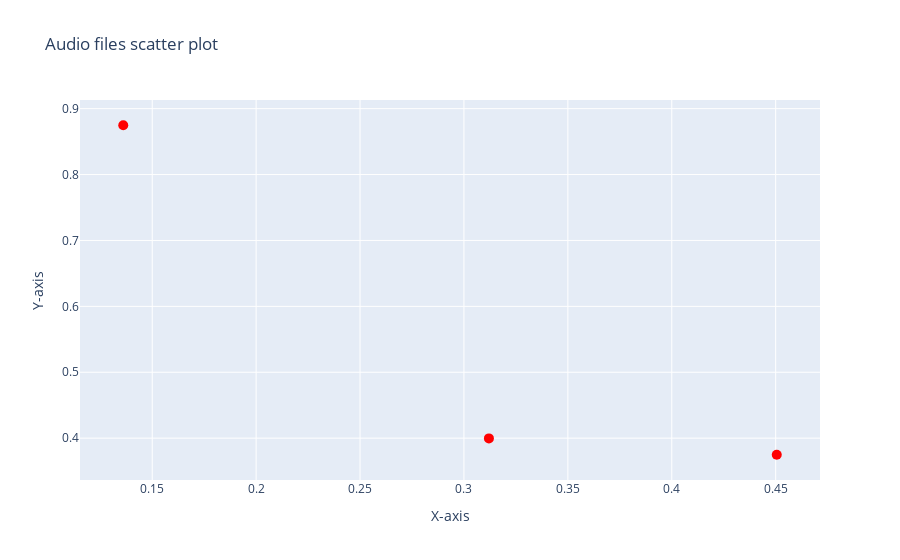

The code cell stored with this chart in its notebook:
### Code cell
import plotly.graph_objs as go
from plotly.subplots import make_subplots
from IPython.display import Audio
import numpy as np

# Define audio file names
audio_files = ['./test/audio1.wav', './test/audio2.wav', './test/audio3.wav']

# Define x and y coordinates for the scatter plot
x = np.random.rand(len(audio_files))
y = np.random.rand(len(audio_files))

# Define trace for the scatter plot
trace = go.Scatter(
    x=x,
    y=y,
    mode='markers',
    marker=dict(
        size=10,
        color='rgb(255, 0, 0)',
        symbol='circle'
    ),
    text=audio_files
)

# Define layout for the scatter plot
layout = go.Layout(
    title='Audio files scatter plot',
    xaxis=dict(title='X-axis'),
    yaxis=dict(title='Y-axis'),
    hovermode='closest'
)

# Create figure with scatter plot trace and layout
fig = go.Figure(data=[trace], layout=layout)

# Define callback function for clicking on a point
def click_callback(trace, points, state):
    print("HELLO")
    # Get the index of the clicked point
    idx = points.point_inds[0]
    # Load and display the corresponding audio file
    display(Audio(filename=audio_files[idx], autoplay=True))

# Add callback function to scatter plot
fig.data[0].on_click(click_callback)

# Display the scatter plot
fig.show()

### Figure 1 — Plotly figure (JSON) as saved in the notebook; plotly's stock layout.template omitted (floating-point values rounded to 4 significant figures)
{"data": [{"marker": {"color": "rgb(255, 0, 0)", "size": 10, "symbol": "circle"}, "mode": "markers", "text": ["./test/audio1.wav", "./test/audio2.wav", "./test/audio3.wav"], "type": "scatter", "x": [0.4505, 0.312, 0.1361], "y": [0.3748, 0.3997, 0.8748]}], "layout": {"hovermode": "closest", "title": {"text": "Audio files scatter plot"}, "xaxis": {"title": {"text": "X-axis"}}, "yaxis": {"title": {"text": "Y-axis"}}}}
